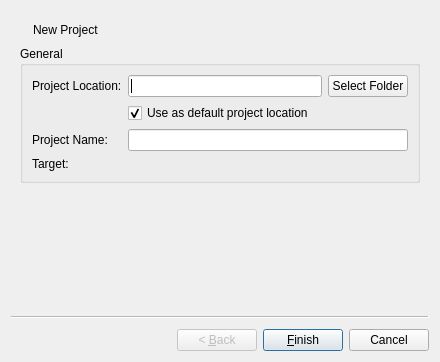
<?xml version="1.0" encoding="UTF-8"?>
<ui version="4.0">
 <class>NewProjectWizard</class>
 <widget class="QWizard" name="NewProjectWizard">
  <property name="geometry">
   <rect>
    <x>0</x>
    <y>0</y>
    <width>440</width>
    <height>362</height>
   </rect>
  </property>
  <property name="windowTitle">
   <string>New Project</string>
  </property>
  <property name="windowIcon">
   <iconset resource="icons.qrc">
    <normaloff>:/icons/folder_add.png</normaloff>:/icons/folder_add.png</iconset>
  </property>
  <widget class="QWizardPage" name="wizardPage1">
   <layout class="QVBoxLayout" name="verticalLayout">
    <item>
     <layout class="QHBoxLayout" name="headerLayout">
      <item>
       <widget class="QLabel" name="label">
        <property name="text">
         <string/>
        </property>
        <property name="pixmap">
         <pixmap resource="icons.qrc">:/icons/folder_add.png</pixmap>
        </property>
       </widget>
      </item>
      <item>
       <widget class="QLabel" name="label_2">
        <property name="text">
         <string>New Project</string>
        </property>
       </widget>
      </item>
      <item>
       <spacer name="horizontalSpacer">
        <property name="orientation">
         <enum>Qt::Horizontal</enum>
        </property>
        <property name="sizeHint" stdset="0">
         <size>
          <width>40</width>
          <height>20</height>
         </size>
        </property>
       </spacer>
      </item>
     </layout>
    </item>
    <item>
     <widget class="QGroupBox" name="generalGroup">
      <property name="title">
       <string>General</string>
      </property>
      <layout class="QFormLayout" name="formLayout">
       <property name="fieldGrowthPolicy">
        <enum>QFormLayout::AllNonFixedFieldsGrow</enum>
       </property>
       <property name="horizontalSpacing">
        <number>6</number>
       </property>
       <property name="verticalSpacing">
        <number>6</number>
       </property>
       <property name="margin">
        <number>9</number>
       </property>
       <item row="0" column="0">
        <widget class="QLabel" name="projectLocationLabel">
         <property name="text">
          <string>Project Location:</string>
         </property>
        </widget>
       </item>
       <item row="0" column="1">
        <layout class="QHBoxLayout" name="horizontalLayout_2">
         <item>
          <widget class="QLineEdit" name="projectLocationEdit"/>
         </item>
         <item>
          <widget class="QPushButton" name="projectLocationButton">
           <property name="text">
            <string>Select Folder</string>
           </property>
          </widget>
         </item>
        </layout>
       </item>
       <item row="3" column="0">
        <widget class="QLabel" name="projectNameLabel">
         <property name="text">
          <string>Project Name:</string>
         </property>
        </widget>
       </item>
       <item row="3" column="1">
        <widget class="QLineEdit" name="projectNameEdit"/>
       </item>
       <item row="4" column="0">
        <widget class="QLabel" name="informationLabel">
         <property name="text">
          <string>Target:</string>
         </property>
        </widget>
       </item>
       <item row="4" column="1">
        <widget class="QLabel" name="createdPathLabel">
         <property name="text">
          <string/>
         </property>
        </widget>
       </item>
       <item row="2" column="1">
        <widget class="QCheckBox" name="updateDefaultLocationCheckBox">
         <property name="text">
          <string>Use as default project location</string>
         </property>
         <property name="checked">
          <bool>true</bool>
         </property>
        </widget>
       </item>
      </layout>
     </widget>
    </item>
    <item>
     <spacer name="verticalSpacer">
      <property name="orientation">
       <enum>Qt::Vertical</enum>
      </property>
      <property name="sizeHint" stdset="0">
       <size>
        <width>20</width>
        <height>120</height>
       </size>
      </property>
     </spacer>
    </item>
   </layout>
  </widget>
 </widget>
 <resources>
  <include location="icons.qrc"/>
 </resources>
 <connections>
  <connection>
   <sender>projectNameEdit</sender>
   <signal>textChanged(QString)</signal>
   <receiver>NewProjectWizard</receiver>
   <slot>updateProjectLocation()</slot>
   <hints>
    <hint type="sourcelabel">
     <x>399</x>
     <y>141</y>
    </hint>
    <hint type="destinationlabel">
     <x>466</x>
     <y>207</y>
    </hint>
   </hints>
  </connection>
  <connection>
   <sender>projectLocationButton</sender>
   <signal>pressed()</signal>
   <receiver>NewProjectWizard</receiver>
   <slot>selectProjectLocation()</slot>
   <hints>
    <hint type="sourcelabel">
     <x>377</x>
     <y>83</y>
    </hint>
    <hint type="destinationlabel">
     <x>459</x>
     <y>112</y>
    </hint>
   </hints>
  </connection>
 </connections>
 <slots>
  <slot>updateProjectLocation()</slot>
  <slot>selectProjectLocation()</slot>
 </slots>
</ui>
